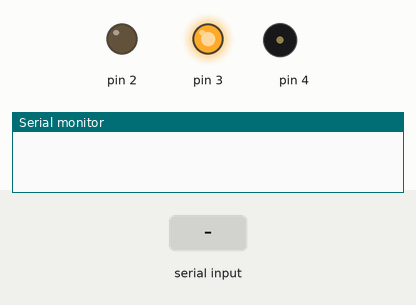
A sketch run on a simulated Arduino Uno, built with avr-gcc and run on an emulated ATmega328P. Shown: output pins drawn as LEDs (lit = HIGH), buzzer (waves = sounding), the last lines printed to the serial monitor. The inputs (shaded band) are chosen by the test bench.

Above: at 1.2 s.
1.3 s: "90,45,200\n" received over Serial
At 2.5 s:
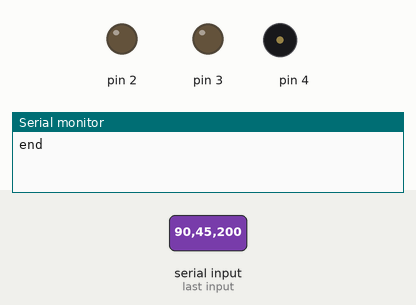
2.8 s: "1,90\n" received over Serial
At 4.0 s:
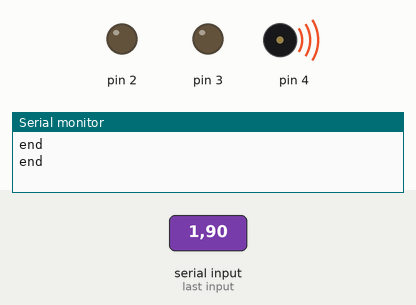
4.3 s: "s90\n" received over Serial
At 5.0 s:
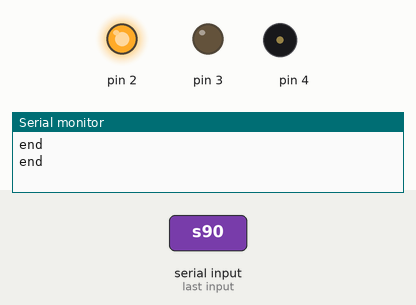
5.8 s: "30,150,10\n" received over Serial
At 7.3 s:
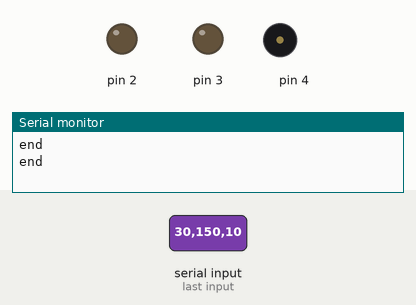
Timing chart, 0 to 8.3 s (numbered marks = the images above; inputs shaded):
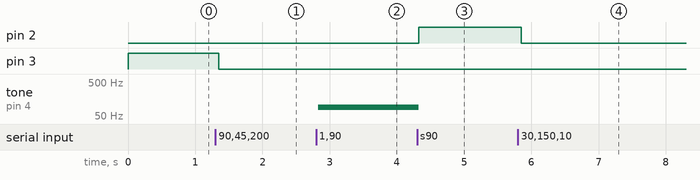

The sketch:

SP_1_3v2.ino
```cpp
//Pump variables
int Mode, freq, delaySec, delayUSec;

//to be used to listen for stop instructions and read incoming data
int inStrComplete = 0;
int receivedStop = 0;

void setup() {
  Serial.begin(9600);
  while (!Serial) {
    ; // wait for serial port to connect. Needed for native USB port only
  }
  pinMode(2,OUTPUT);
  pinMode(3,OUTPUT);
  pinMode(4,OUTPUT);
  digitalWrite(2, LOW);
  digitalWrite(3, HIGH);

}

void loop() {

}

void serialEvent() {
  int point = 0;
  char inputString[16] = {0,0,0,0,0,0,0,0,0,0,0,0,0,0,0,0};
  while (Serial.available()) {
    delay(5);
    // get the new byte:
    char inChar = (char)Serial.read();
    // add it to the inputString:
    inputString[point++] = inChar;
  }
  //Serial.println(inputString);
  if(inputString[0] == 's'){
    receivedStop = 1;
    inputString[1] = '\n';
    inputString[2] = '\0';
    //Serial.println("Stopping...");
    noTone(4);
    digitalWrite(2, HIGH);

  }else{
    //Serial.println("received pump");
    Mode = atoi(&inputString[0]);    // Call atoi function and return result
    freq = atoi(&inputString[0]+2);
    delaySec = atoi(&inputString[0]+7);
    delayUSec = atoi(&inputString[0]+12);
    digitalWrite(2, LOW);
    pump(Mode,freq,delaySec,delayUSec);

  }
}

void pump(int dir, int freq, int sec, int millisec){
  // Sets drive direction, depending on value of 'dir'
  if(dir == 2){
     digitalWrite(3,HIGH);

  }else{
     digitalWrite(3,LOW);
  }
  // Converts pump time into milliseconds
  unsigned long t = (sec*1000)+millisec;

  // Redundant noTone() call, to ensure no signal on pin
  noTone(4);
  // Call tone on designated pin for designated time
  tone(4,freq,t);
  // Wait for designated time, then send 'finished' message across serial channel
  delay(t);
  Serial.println("end");

}
```

Measured:
- after the input at 1.3 s, pin 3: HIGH → LOW after 0.05 s
- after the input at 2.8 s, tone on pin 4: silent → 90 Hz at once
- after the input at 4.3 s, pin 2: LOW → HIGH at once; tone on pin 4: 90 Hz → silent at once
- after the input at 5.8 s, pin 2: HIGH → LOW after 0.05 s
